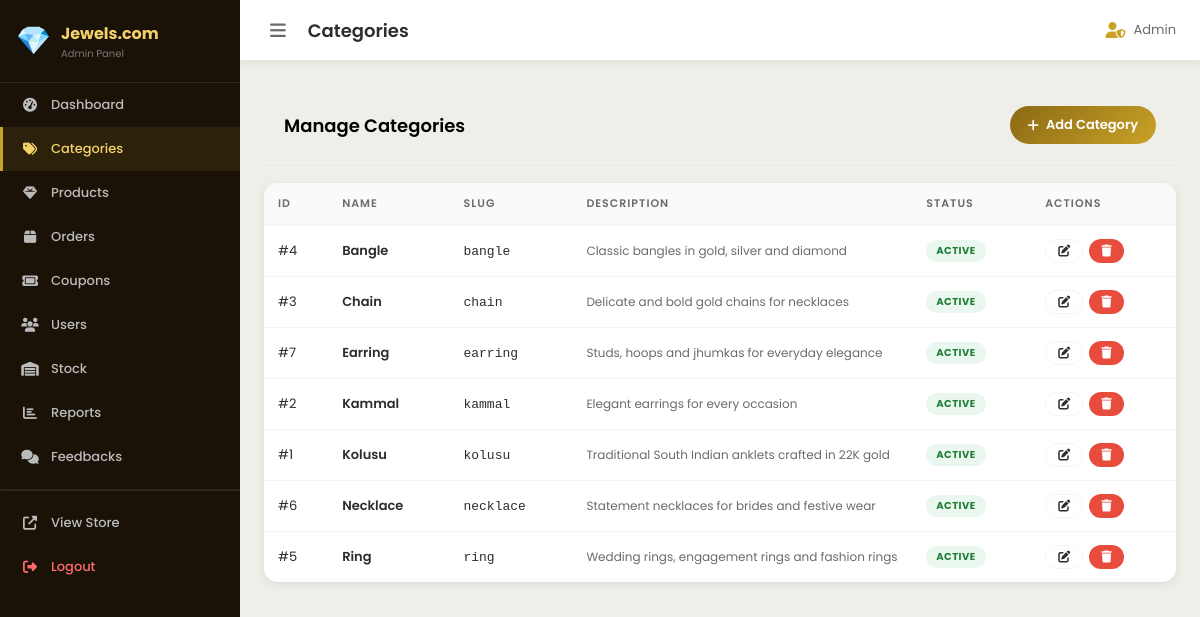
The app's page /admin/categories.php (signed in) with its own data.
### tables this page shows
CREATE TABLE IF NOT EXISTS categories (
  id INT AUTO_INCREMENT PRIMARY KEY,
  name VARCHAR(100) NOT NULL,
  slug VARCHAR(120) NOT NULL UNIQUE,
  description TEXT,
  image VARCHAR(255),
  is_active TINYINT(1) DEFAULT 1,
  created_at TIMESTAMP DEFAULT CURRENT_TIMESTAMP
);

### includes/functions.php (called while the page is built, shortened)
<?php
function safeHtml($str) {
    return htmlspecialchars((string)$str, ENT_QUOTES, 'UTF-8');
}
function truncate($str, $len = 80) {
    return mb_strlen($str) > $len ? mb_substr($str, 0, $len) . '…' : $str;
}

### admin/categories.php (the view, shortened to what this page needs)
<?php
require_once '../includes/functions.php';
require_once 'includes/auth.php';
$categories = $pdo->query("SELECT * FROM categories ORDER BY name ASC")->fetchAll();
include 'includes/header.php';
?>
<div class="admin-table-head" style="margin-bottom:20px;">
  <h2 style="font-size:18px;font-weight:600;">Manage Categories</h2>
  <button class="btn btn-gold" onclick="openCategoryModal()"><i class="fas fa-plus"></i> Add Category</button>
</div>
<div class="admin-table-wrap">
  <table>
    <thead>
      <tr>
        <th>ID</th>
        <th>Name</th>
        <th>Slug</th>
        <th>Description</th>
        <th>Status</th>
        <th>Actions</th>
      </tr>
    </thead>
    <tbody>
      <?php foreach ($categories as $c): ?>
      <tr>
        <td>#<?= $c['id'] ?></td>
        <td style="font-weight:600;"><?= safeHtml($c['name']) ?></td>
        <td><code><?= safeHtml($c['slug']) ?></code></td>
        <td style="max-width:250px;font-size:12px;color:var(--gray);"><?= safeHtml(truncate($c['description'], 60)) ?></td>
        <td><span class="badge <?= $c['is_active']?'badge-green':'badge-red' ?>"><?= $c['is_active']?'Active':'Inactive' ?></span></td>
        <td>
          <div style="display:flex;gap:6px;">
            <button class="btn btn-sm btn-outline" onclick='editCategory(<?= json_encode($c) ?>)'><i class="fas fa-edit"></i></button>
            <a href="categories.php?delete=<?= $c['id'] ?>" class="btn btn-sm btn-red" onclick="return confirm('Delete this category?')"><i class="fas fa-trash"></i></a>
          </div>
        </td>
      </tr>
      <?php endforeach; ?>
    </tbody>
  </table>
</div>
<?php include 'includes/footer.php'; ?>

### css/admin.css (style rules this page uses)
:root { --gold: #C9A227; --gold-light: #F5D16B; --gold-dark: #8B6914; --sidebar-bg: #1A1207; --sidebar-w: 240px; --white: #fff; --gray-light: #F5F5F5; --gray: #6B6B6B; --charcoal: #2D2D2D; --red: #e74c3c; --green: #27AE60; --blue: #2980b9; --shadow-sm: 0 2px 8px rgba(0,0,0,0.08); --shadow-md: 0 8px 24px rgba(0,0,0,0.12); --radius-sm: 8px; --radius-md: 14px; --font: 'Poppins', sans-serif; }
*, *::before, *::after { box-sizing: border-box; margin: 0; padding: 0; }
body { font-family: var(--font); background: #F0EEE8; min-height: 100vh; }
a { color: inherit; text-decoration: none; }
button { cursor: pointer; border: none; font-family: var(--font); }
.admin-body { display: flex; }
.admin-table-wrap { background: var(--white); border-radius: var(--radius-md); box-shadow: var(--shadow-sm); overflow: hidden; }
.admin-table-head { padding: 18px 20px; display: flex; align-items: center; justify-content: space-between; flex-wrap: wrap; gap: 10px; border-bottom: 1px solid var(--gray-light); }
table { width: 100%; border-collapse: collapse; }
th { background: #FAFAFA; padding: 12px 14px; font-size: 11px; font-weight: 600; text-align: left; color: var(--gray); text-transform: uppercase; letter-spacing: 1px; border-bottom: 2px solid var(--gray-light); }
td { padding: 13px 14px; font-size: 13px; color: var(--charcoal); border-bottom: 1px solid var(--gray-light); }
tr:last-child td { border-bottom: none; }
.badge { display: inline-block; padding: 3px 10px; border-radius: 50px; font-size: 10px; font-weight: 700; text-transform: uppercase; letter-spacing: 0.5px; }
.badge-green { background: rgba(39,174,96,0.1); color: #1e7e34; }
.btn { display: inline-flex; align-items: center; gap: 7px; padding: 9px 18px; border-radius: 50px; font-size: 13px; font-weight: 600; transition: all 0.2s; border: none; }
.btn-gold { background: linear-gradient(135deg, var(--gold-dark), var(--gold)); color: #fff; }
.btn-red { background: var(--red); color: #fff; }
.btn-sm { padding: 5px 12px; font-size: 12px; border-radius: 20px; }
.btn-outline { background: transparent; border: 1.5px solid var(--gray-light); color: var(--charcoal); }

### records on screen
categories: id "4", name "Bangle", slug "bangle", description "Classic bangles in gold, silver and diamond", is_active "ACTIVE"
categories: id "3", name "Chain", slug "chain", description "Delicate and bold gold chains for necklaces", is_active "ACTIVE"
categories: id "7", name "Earring", slug "earring", description "Studs, hoops and jhumkas for everyday elegance", is_active "ACTIVE"
categories: id "2", name "Kammal", slug "kammal", description "Elegant earrings for every occasion", is_active "ACTIVE"
categories: id "1", name "Kolusu", slug "kolusu", description "Traditional South Indian anklets crafted in 22K gold", is_active "ACTIVE"
categories: id "6", name "Necklace", slug "necklace", description "Statement necklaces for brides and festive wear", is_active "ACTIVE"
categories: id "5", name "Ring", slug "ring", description "Wedding rings, engagement rings and fashion rings", is_active "ACTIVE"

### other values on screen
$adminTitle "Categories"
safeHtml($_SESSION['admin_name'] ?? 'Admin') "Admin"
